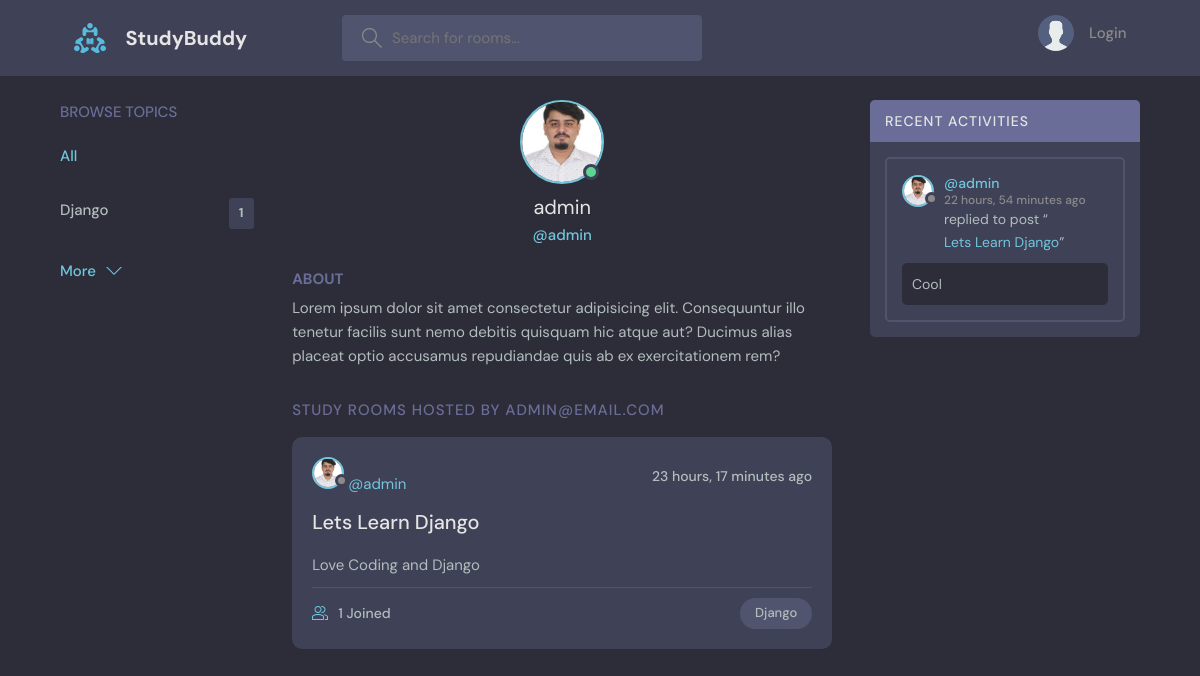
The page /user/1/ on the database its author committed.
### base/models.py (models this page shows, shortened)
class Topic(models.Model):
    name = models.CharField(max_length=200)

class User(AbstractUser):
    name = models.CharField(max_length=200, null=True)
    email = models.EmailField(unique=True)
    username = models.CharField(unique=True, max_length=17, null=True)
    bio = models.TextField(null=True)
    avatar = models.ImageField(null=True, default="avatar.svg")
    USERNAME_FIELD = 'email'
    REQUIRED_FIELDS = []

class Room(models.Model):
    host = models.ForeignKey(User, on_delete=models.SET_NULL, null=True)
    topic = models.ForeignKey(Topic, on_delete=models.SET_NULL, null=True)
    name = models.CharField(max_length=200)
    desc = models.TextField(max_length=200, null=True, blank=True)
    updated = models.DateTimeField(auto_now=True)
    created = models.DateTimeField(auto_now_add=True)
    participants = models.ManyToManyField(User, related_name='participants', blank=True)
    class Meta:
        ordering = ['-updated', '-created']
    def __str__(self):
        return self.name

class Message(models.Model):
    user = models.ForeignKey(User, on_delete=models.CASCADE)
    room = models.ForeignKey(Room, on_delete=models.CASCADE)
    body = models.TextField()
    updated = models.DateTimeField(auto_now=True)
    created = models.DateTimeField(auto_now_add=True)
    class Meta:
        ordering = ['-updated', '-created']
    def __str__(self):
        return self.body[0:50]

### base/views.py (the view)
# urls.py: path('user/<str:pk>/', views.userProfile, name = 'user'),
def userProfile(request, pk):
    user = User.objects.get(id=pk)
    rooms = user.room_set.all() #type:ignore
    topics = Topic.objects.all()
    room_messages = user.message_set.all() #type:ignore
    context = {'user': user, 'rooms': rooms,
               'topics': topics, 'room_messages': room_messages}
    return render(request, 'base/profile.html', context)

### templates/base/profile.html (shortened to what this page needs)
{% extends 'main.html' %} {% block content %}
<!DOCTYPE html>
<html lang="en">
<head>
  <link rel="stylesheet" href="style.css" />
</head>
<body>
  <main class="profile-page layout layout--3">
    <div class="container">
      {% include 'base/topic_component.html'%}
      <div class="roomList">
        <div class="profile">
          <div class="profile__avatar">
            <div class="avatar avatar--large active">
              <img src="{{user.avatar.url}}" />
            </div>
          </div>
          <div class="profile__info">
            <h3>{{user.username}}</h3>
            <p>@{{user.username}}</p>
          </div>
          <div class="profile__about">
            <h3>About</h3>
            <p>
              Lorem ipsum dolor sit amet consectetur adipisicing elit. Consequuntur illo tenetur
              facilis sunt nemo debitis quisquam hic atque aut? Ducimus alias placeat optio
              accusamus repudiandae quis ab ex exercitationem rem?
            </p>
          </div>
        </div>
        <div class="roomList__header">
          <div>
            <h2>Study Rooms Hosted by {{user}}</a>
            </h2>
          </div>
        </div>
        <div>{% include 'base/feed_component.html'%}</div>
      </div>
      <div class="activities">
        <div class="activities__header">
          <h2>Recent Activities</h2>
        </div>
       <div>{% include 'base/activity_feed.html' %}</div>
      </div>
    </div>
  </main>
{% endblock %}

### templates/base/topic_component.html
<div class="topics">
  <div class="topics__header">
    <h2>Browse Topics</h2>
  </div>
  <ul class="topics__list">
    <li>
      <a href="{% url 'home' %}" class="active"> All </a>
    </li>
    {% for topic in topics%} {% if topic.room_set.all.count > 0 %}
    <li>
      <a href="{% url 'home' %}?q={{topic.name}}"
        >{{topic.name}} <span>{{topic.room_set.all.count}}</span></a
      >
    </li>
    {% endif %} {%endfor%}
  </ul>
  <a class="btn btn--link" href="{% url 'topics' %}">
    More
    <svg
      version="1.1"
      xmlns="http://www.w3.org/2000/svg"
      width="32"
      height="32"
      viewBox="0 0 32 32"
    >
      <title>chevron-down</title>
      <path d="M16 21l-13-13h-3l16 16 16-16h-3l-13 13z"></path>
    </svg>
  </a>
</div>

### templates/base/feed_component.html (shortened to what this page needs)
{% for room in rooms %}
<div class="roomListRoom">
  <div class="roomListRoom__header">
    <a href="{% url 'user' room.host.id %}">
       <class="roomListRoom__author">
      <div class="avatar avatar--small">
        <img src="{{room.host.avatar.url}}" />
      </div>
      <span>@{{room.host.username}}</span>
    </a>
    <div class="roomListRoom__actions">
      <span>{{room.created|timesince}} ago</span>
    </div>
  </div>
  <div class="roomListRoom__content">
    <a href="{% url 'room' room.id %}">{{room.name}}</a>
    <p>{{room.desc}}</p>
  </div>
  <div class="roomListRoom__meta">
    <a href="room.html" class="roomListRoom__joined">
      {{room.participants.all.count}} Joined
    </a>
    <p class="roomListRoom__topic">{{room.topic.name}}</p>
  </div>
</div>
{% endfor %}

### templates/base/activity_feed.html (shortened to what this page needs)
{% for message in room_messages %}
<div class="activities__box">
  <div class="activities__boxHeader roomListRoom__header">
    <a href="{% url 'user' message.user.id %}" class="roomListRoom__author">
      <div class="avatar avatar--small">
        <img src="{{message.user.avatar.url}}" />
      </div>
      <p>
        @{{message.user.username}}
        <span>{{message.created|timesince}} ago</span>
      </p>
    </a>
  </div>
  <div class="activities__boxContent">
    <p>
      replied to post “<a href="{% url 'room' message.room.id %}"
        >{{message.room}}</a
      >”
    </p>
    <div class="activities__boxRoomContent">{{message.body}}</div>
  </div>
</div>
{% endfor %}

### rows shown on the page
Topic: name "Django", room_set.all.count "1"
User: avatar (picture), username "admin", email "ADMIN@EMAIL.COM"
Room: host.avatar (picture), host.username "admin", created "23 hours, 17 minutes", name "Lets Learn Django", desc "Love Coding and Django", participants.all.count "1", topic.name "Django"
Message: user.avatar (picture), user.username "admin", created "22 hours, 54 minutes", room "Lets Learn Django", body "Cool"
